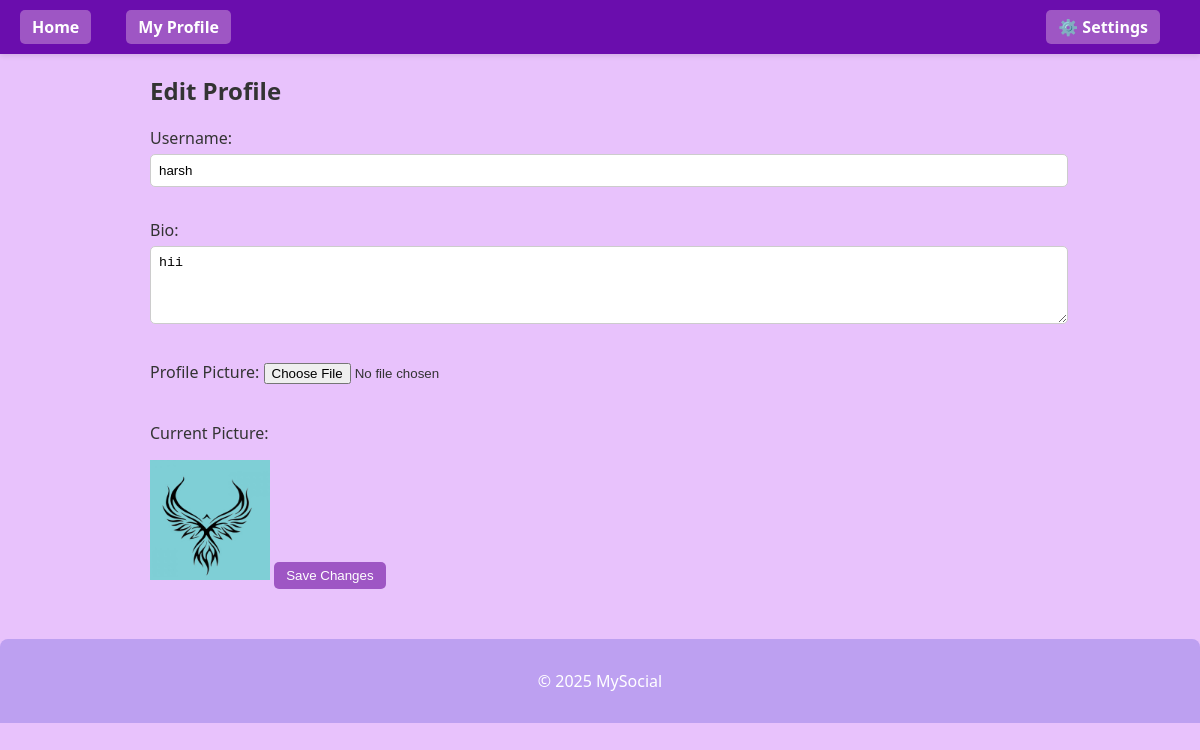
/edit_profile (signed in), run on the app's committed database.
### tables this page shows
CREATE TABLE users (
            id INTEGER PRIMARY KEY AUTOINCREMENT,
            username TEXT UNIQUE NOT NULL,
            password_hash TEXT NOT NULL,
            bio TEXT,
            profile_pic TEXT
        );

### app.py (the view, shortened to what this page needs)
@app.route('/edit_profile', methods=['GET', 'POST'])
@login_required
def edit_profile():
    conn = sqlite3.connect(DATABASE)
    cursor = conn.cursor()
    cursor.execute("SELECT username, bio, profile_pic FROM users WHERE id = ?", (current_user.id,))
    user_data = cursor.fetchone()
    conn.close()
    return render_template('edit_profile.html', user_data=user_data)

### app.py (called while the page is built)
@login_manager.user_loader
def load_user(user_id):
    conn = sqlite3.connect(DATABASE)
    cursor = conn.cursor()
    cursor.execute("SELECT * FROM users WHERE id=?", (user_id,))
    row = cursor.fetchone()
    conn.close()
    if row:
        return User(row[0], row[1], row[2])
    return None

### templates/edit_profile.html
{% extends "base.html" %}
{% block content %}
<h2>Edit Profile</h2>
<form method="post" enctype="multipart/form-data">
  <label>Username:</label>
  <input type="text" name="username" value="{{ user_data[0] }}"><br><br>
  <label>Bio:</label><br>
  <textarea name="bio" rows="4" cols="40">{{ user_data[1] or '' }}</textarea><br><br>
  <label>Profile Picture:</label>
  <input type="file" name="profile_pic"><br><br>
  {% if user_data[2] %}
    <p>Current Picture:</p>
    <img src="{{ url_for('static', filename='uploads/' + user_data[2]) }}" width="120">
  {% endif %}
  <button type="submit">Save Changes</button>
</form>
{% endblock %}

### static/css/style.css (style rules this page uses)
body, html { margin: 0; padding: 0; font-family: 'Segoe UI', Tahoma, Geneva, Verdana, sans-serif; background-color: #e8c2fc; color: #333; }
button, a.button { background-color: #9e56c4; color: #fff; border: none; padding: 6px 12px; border-radius: 5px; cursor: pointer; transition: background 0.3s; text-decoration: none; }
form textarea, form input[type="text"], form input[type="password"] { width: 100%; padding: 8px; margin: 5px 0 10px 0; border-radius: 5px; border: 1px solid #ccc; }
form button { margin-top: 5px; background-color: #9e56c4; }

### data on the page
users: username "harsh", bio "hii", profile_pic (picture)
